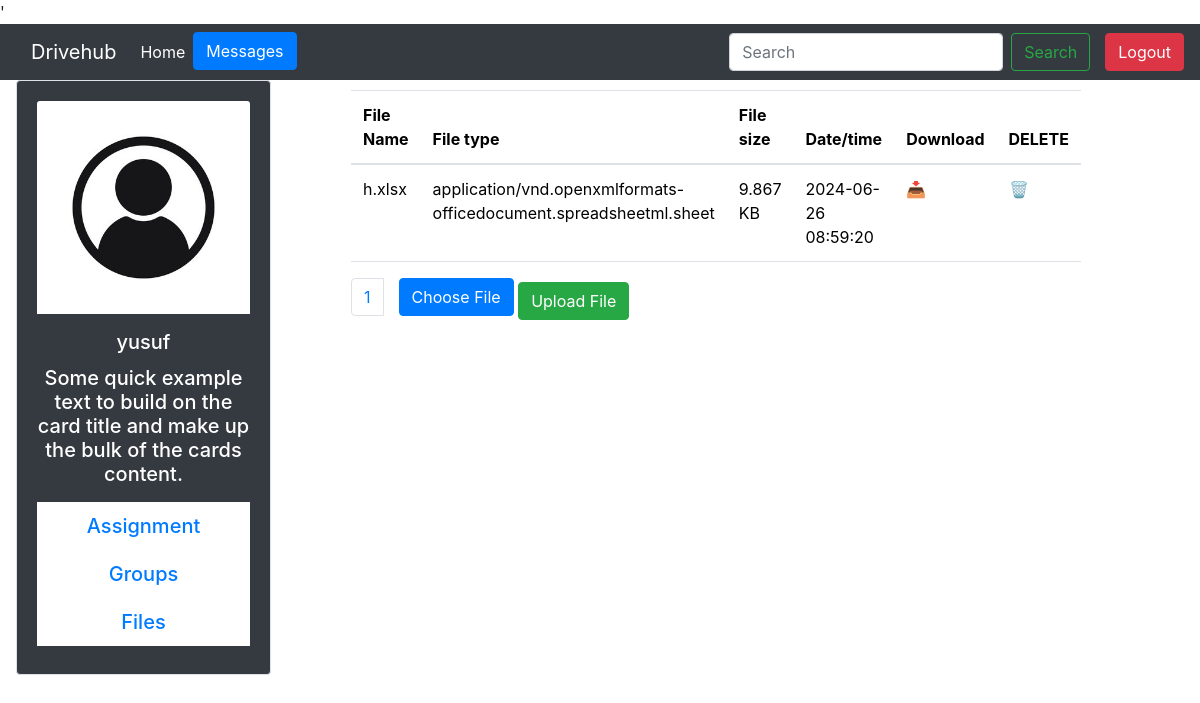
The app's page /user_d.php (signed in) with its own data.
### tables this page shows
CREATE TABLE `files` (
  `FILE_ID` int(11) NOT NULL,
  `U_ID` int(11) NOT NULL,
  `FILE_NAME` varchar(30) NOT NULL,
  `FILE_TYPE` varchar(255) NOT NULL,
  `PATH` varchar(255) NOT NULL,
  `CREATED_DATE` timestamp NOT NULL DEFAULT current_timestamp(),
  `FILE_SIZE` float DEFAULT NULL
);

### user_d.php (the view, shortened to what this page needs)
<?php
include_once 'connection_db.php';
include 'p/_modal.php';
include "boot.php";
$results_per_page = 5;
if (isset($_SESSION["username"])) {
    $UNAME = $_SESSION['username'];
    $query1 = "SELECT `U_ID` FROM `user` WHERE U_NAME='" . $UNAME . "'";
    $result = mysqli_query($conn, $query1);
    $data = mysqli_fetch_assoc($result);
    $uid = $data["U_ID"];
    if (isset($_GET['page'])) {
        $page = $_GET['page'];
    } else {
        $page = 1;
    }
    $start_from = ($page - 1) * $results_per_page;
    $query2 = "SELECT * FROM Files WHERE U_ID=" . $uid . " LIMIT $start_from, $results_per_page";
    $result2 = mysqli_query($conn, $query2);
    ?>
    <!DOCTYPE html>
    <html lang="en">
    <head>
        <link rel="stylesheet" href="https://stackpath.bootstrapcdn.com/bootstrap/5.1.3/css/bootstrap.min.css">
        <link href="https://maxcdn.bootstrapcdn.com/bootstrap/4.5.2/css/bootstrap.min.css" rel="stylesheet">
    </head>
    <body>
    <nav class="navbar navbar-expand-lg bg-dark navbar-dark">
        <div class="container-fluid">
            <a class="navbar-brand" href="#">Drivehub</a>
            <div class="collapse navbar-collapse" id="navbarSupportedContent">
                <ul class="navbar-nav me-auto mb-2 mb-lg-0">
                    <li class="nav-item">
                        <a class="nav-link active" aria-current="page" href="index.php">Home</a>
                    </li>
                    <li class="nav-item">
                        <button type="button" class="btn btn-primary" data-toggle="modal" data-target="#exampleModalCenter">
                            Messages
                        </button>
                    </li>
                </ul>
                <form class="d-flex" role="search">
                    <input class="form-control me-2" type="search" placeholder="Search" aria-label="Search">
                    <button class="btn btn-outline-success" type="submit">Search</button>
                </form>
            </div>
        </div>
        <form action="logout.php" method="post">
        <button type="submit" name="logout" class="btn btn-danger  btn-block">Logout</button>
    </form>
    </nav>
    <div class="container mt-8" style="margin-left: 1px;">
        <div class="row">
            <div class="col-md-3">
                <div class="card border bg-dark text-white text-center">
                    <div class="card-body">
                        <img src="p/image1.jpg" class="card-img-top mb-3" alt="Not set">
                        <h5 class="card-title"><?php echo $_SESSION["username"]?><h5>
                        <p class="card-text">Some quick example text to build on the card title and make up the bulk of the cards content.</p>
                        <ul class="list-group list-group-flush text-white">
                        <li class="list-group-item"><a href="courses.php">Assignment</a></li>
                        <li class="list-group-item" ><a href="groupcheck.php">Groups</a></li>
                        <li class="list-group-item" ><a href="user_d.php">Files</a></li>
                        </ul>
                    </div>
                </div>
            </div>
            <div class="col-md-8" style="margin-top: 10px; margin-bottom: 90px; margin-left: 50px;">
                <table class="table" style="background-color: rgba(255, 255, 255, 0);">
                    <thead>
                    <tr>
                        <th>File Name</th>
                        <th>File type</th>
                        <th>File size</th>
                        <th>Date/time</th>
                        <th>Download</th>
                        <th>DELETE</th>
                    </tr>
                    </thead>
                    <tbody>
                    <?php
                    while ($fdata = mysqli_fetch_assoc($result2)) {
                        ?>
                        <tr>
                            <td><?php echo $fdata["FILE_NAME"]; ?></td>
                            <td><?php echo $fdata["FILE_TYPE"]; ?></td>
                            <td><?php echo $fdata["FILE_SIZE"]; ?> KB</td>
                            <td><?php echo $fdata["CREATED_DATE"]; ?></td>
                            <?php
                            $query="select * from files where FILE_ID=".$fdata["FILE_ID"];
                            $result=mysqli_query($conn,$query);
                            $record=mysqli_fetch_assoc($result);
                            $dbpath= $record["PATH"];
                            $fname=$_SESSION["username"].",".$fdata["FILE_NAME"];
                            $serverFilePath = str_replace('/', DIRECTORY_SEPARATOR, $dbpath);
                            ?>
                            <td><a download="<?php echo $fname?>"href="<?php echo $serverFilePath?>">📥</a></td>
                            <td><a href="delete.php?file_id=<?php echo $fdata["FILE_ID"]?>">🗑️</a></td>
                        </tr>
                        <?php
                    }
                    ?>
                    </tbody>
                </table>
                <ul class="pagination">
                    <?php
                    $sql = "SELECT COUNT(*) AS total FROM Files WHERE U_ID=" . $uid;
                    $result = mysqli_query($conn, $sql);
                    $row = mysqli_fetch_assoc($result);
                    $total_pages = ceil($row["total"] / $results_per_page);
                    for ($i = 1; $i <= $total_pages; $i++) {
                        echo "<li class='page-item'><a class='page-link' href='user_d.php?page=" . $i . "'>" . $i . "</a></li>";
                    }
                    ?>
                    <div class="container">
                            <form action="upload.php" method="post" enctype="multipart/form-data">
                    <label for="file" class="btn btn-primary">
                        <i class="bi bi-plus"></i> Choose File
                    </label>
                    <input type="submit" value="Upload File" class="btn btn-success">
                </form>
            </div>
                </ul>
            </div>
        </div>
    </div>
    </body>
    </html>
    <?php
} else {
    header("Location:index.php");
}
?>

### records on screen
files: FILE_NAME "h.xlsx", FILE_TYPE "application/vnd.openxmlformats-officedocument.spreadsheetml.sheet", FILE_SIZE "9.867", CREATED_DATE "2024-06-26 08:59:20"

### other values on screen
$_SESSION["username"] "yusuf"
